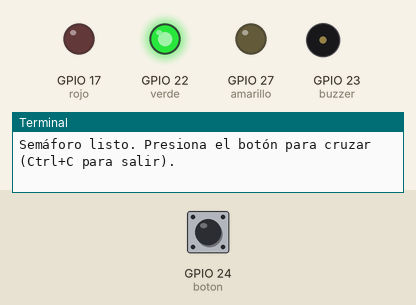
The program below on a simulated Raspberry Pi (BCM pin numbers). Shown: output pins drawn as LEDs (lit = HIGH), buzzer (waves = sounding, pin HIGH), the last lines printed to the terminal. The test bench sets the inputs (shaded band); at power-on: GPIO 24 (boton) HIGH.

Above: at 1.2 s.
1.3 s: GPIO 24 (boton) pulled LOW for 0.15 s
At 2.7 s:
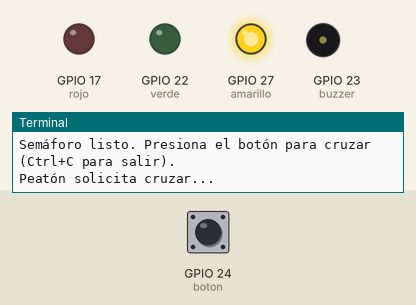
At 3.42 s:
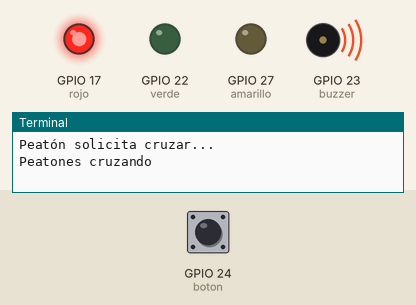
Timing chart, 0 to 9.8 s (numbered marks = the images above; inputs shaded):
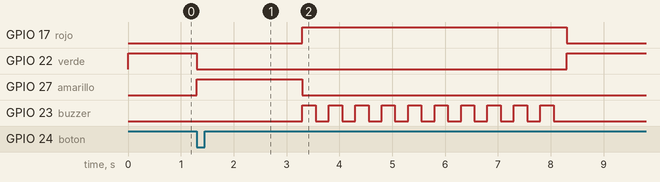

The program:

semaforo.PY
```python
from gpiozero import LED, Button, Buzzer
from time import sleep

# --- Configuración de pines (numeración BCM) ---
rojo     = LED(17)
amarillo = LED(27)
verde    = LED(22)
buzzer   = Buzzer(23)
boton    = Button(24, bounce_time=0.1)   # bounce_time evita lecturas falsas por rebote


def estado_autos():
    """Estado normal: los autos pasan."""
    rojo.off()
    amarillo.off()
    verde.on()


def cruce_peatonal():
    """Secuencia completa cuando un peatón presiona el botón."""
    print("Peatón solicita cruzar...")

    # 1. Aviso a los autos
    verde.off()
    amarillo.on()
    sleep(2)
    amarillo.off()

    # 2. Autos detenidos, peatón cruza (zumbador suena 5 segundos)
    rojo.on()
    print("Peatones cruzando")
    buzzer.beep(on_time=0.25, off_time=0.25, n=10, background=False)

    # 3. Vuelve al estado normal
    rojo.off()
    estado_autos()
    print("Autos circulando")


# --- Programa principal ---
estado_autos()
print("Semáforo listo. Presiona el botón para cruzar (Ctrl+C para salir).")

while True:
    boton.wait_for_press()   # el programa espera aquí hasta que presionen el botón
    cruce_peatonal()
```

Measured:
- after the input at 1.3 s, GPIO 17 (rojo): LOW → HIGH after 2.0 s, → LOW 5.0 s later; GPIO 22 (verde): HIGH → LOW at once, → HIGH 7.0 s later; GPIO 27 (amarillo): LOW → HIGH at once, → LOW 2.0 s later; GPIO 23 (buzzer): alternates HIGH for 0.25 s and LOW for 0.25 s, 20 changes in all, then stays LOW, starting after 2.0 s
